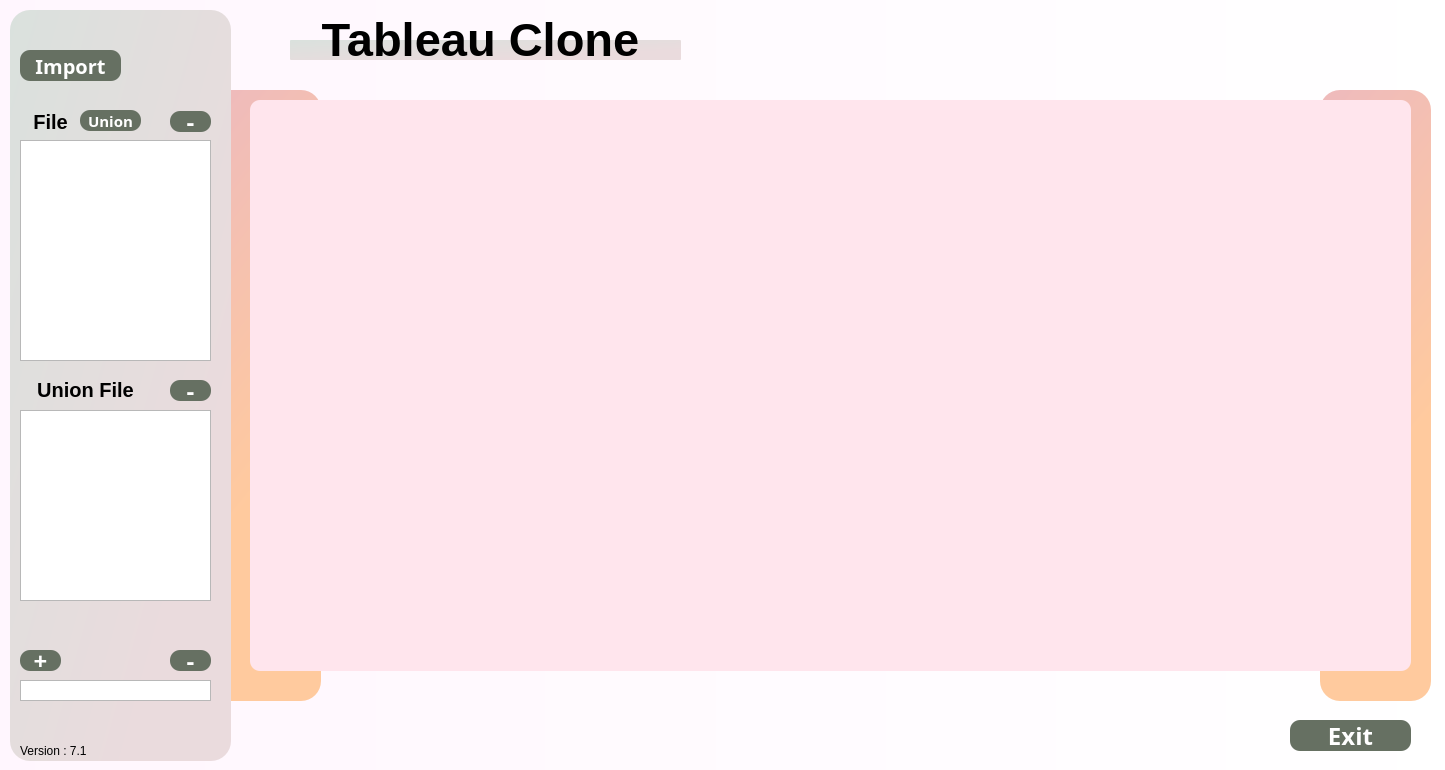
<?xml version="1.0" encoding="UTF-8"?>
<ui version="4.0">
 <class>Form</class>
 <widget class="QWidget" name="Form">
  <property name="geometry">
   <rect>
    <x>0</x>
    <y>0</y>
    <width>1445</width>
    <height>770</height>
   </rect>
  </property>
  <property name="minimumSize">
   <size>
    <width>1445</width>
    <height>770</height>
   </size>
  </property>
  <property name="maximumSize">
   <size>
    <width>1445</width>
    <height>770</height>
   </size>
  </property>
  <property name="windowTitle">
   <string>Form</string>
  </property>
  <widget class="QLabel" name="bg_2">
   <property name="geometry">
    <rect>
     <x>-50</x>
     <y>-10</y>
     <width>1531</width>
     <height>841</height>
    </rect>
   </property>
   <property name="minimumSize">
    <size>
     <width>861</width>
     <height>721</height>
    </size>
   </property>
   <property name="font">
    <font>
     <weight>75</weight>
     <bold>true</bold>
    </font>
   </property>
   <property name="styleSheet">
    <string notr="true">background :qlineargradient(spread:pad, x1:0, y1:0, x2:1, y2:0, stop:0 rgba(255, 246, 254, 255), stop:1 rgba(255, 255, 255, 255));border-radius : 20;</string>
   </property>
   <property name="text">
    <string/>
   </property>
  </widget>
  <widget class="QPushButton" name="Import_bt">
   <property name="geometry">
    <rect>
     <x>20</x>
     <y>50</y>
     <width>101</width>
     <height>31</height>
    </rect>
   </property>
   <property name="font">
    <font>
     <family>OCR A Extended</family>
     <pointsize>15</pointsize>
     <weight>75</weight>
     <bold>true</bold>
    </font>
   </property>
   <property name="styleSheet">
    <string notr="true">QPushButton{
background-color:rgb(102, 112, 98);
border-radius : 10px;
color:white}</string>
   </property>
   <property name="text">
    <string>Import</string>
   </property>
  </widget>
  <widget class="QTableView" name="tableView">
   <property name="geometry">
    <rect>
     <x>250</x>
     <y>100</y>
     <width>1161</width>
     <height>571</height>
    </rect>
   </property>
   <property name="maximumSize">
    <size>
     <width>16777215</width>
     <height>16777215</height>
    </size>
   </property>
   <property name="styleSheet">
    <string notr="true">background :rgb(255, 229, 237) ;border-radius : 10;
</string>
   </property>
  </widget>
  <widget class="QLabel" name="label_login">
   <property name="geometry">
    <rect>
     <x>290</x>
     <y>10</y>
     <width>381</width>
     <height>61</height>
    </rect>
   </property>
   <property name="font">
    <font>
     <pointsize>17</pointsize>
    </font>
   </property>
   <property name="whatsThis">
    <string>&lt;html&gt;&lt;head/&gt;&lt;body&gt;&lt;p&gt;&lt;span style=&quot; font-size:10pt;&quot;&gt;LOGIN&lt;/span&gt;&lt;/p&gt;&lt;p&gt;&lt;br/&gt;&lt;/p&gt;&lt;/body&gt;&lt;/html&gt;</string>
   </property>
   <property name="text">
    <string>&lt;html&gt;&lt;head/&gt;&lt;body&gt;&lt;p align=&quot;center&quot;&gt;&lt;span style=&quot; font-family:'OCR A Extended'; font-size:35pt; font-weight:600;&quot;&gt;Tableau Clone&lt;/span&gt;&lt;/p&gt;&lt;/body&gt;&lt;/html&gt;</string>
   </property>
  </widget>
  <widget class="QPushButton" name="Ex_bt">
   <property name="geometry">
    <rect>
     <x>1290</x>
     <y>720</y>
     <width>121</width>
     <height>31</height>
    </rect>
   </property>
   <property name="font">
    <font>
     <family>OCR A Extended</family>
     <pointsize>18</pointsize>
     <weight>75</weight>
     <bold>true</bold>
    </font>
   </property>
   <property name="styleSheet">
    <string notr="true">QPushButton{
background-color:rgb(102, 112, 98);
border-radius : 10px;
color:white}</string>
   </property>
   <property name="text">
    <string>Exit</string>
   </property>
  </widget>
  <widget class="QPushButton" name="add_bt">
   <property name="geometry">
    <rect>
     <x>20</x>
     <y>650</y>
     <width>41</width>
     <height>21</height>
    </rect>
   </property>
   <property name="font">
    <font>
     <family>OCR A Extended</family>
     <pointsize>18</pointsize>
     <weight>75</weight>
     <bold>true</bold>
    </font>
   </property>
   <property name="styleSheet">
    <string notr="true">QPushButton{
background-color:rgb(102, 112, 98);
border-radius : 10px;
color:white}</string>
   </property>
   <property name="text">
    <string>+</string>
   </property>
  </widget>
  <widget class="QLabel" name="label">
   <property name="geometry">
    <rect>
     <x>20</x>
     <y>740</y>
     <width>71</width>
     <height>21</height>
    </rect>
   </property>
   <property name="text">
    <string>Version : 7.1 </string>
   </property>
  </widget>
  <widget class="QListWidget" name="list_sheet">
   <property name="geometry">
    <rect>
     <x>20</x>
     <y>680</y>
     <width>191</width>
     <height>21</height>
    </rect>
   </property>
   <property name="font">
    <font>
     <family>Tw Cen MT Condensed</family>
     <pointsize>14</pointsize>
     <weight>50</weight>
     <bold>false</bold>
    </font>
   </property>
  </widget>
  <widget class="QPushButton" name="del_bt">
   <property name="geometry">
    <rect>
     <x>170</x>
     <y>650</y>
     <width>41</width>
     <height>21</height>
    </rect>
   </property>
   <property name="font">
    <font>
     <family>OCR A Extended</family>
     <pointsize>18</pointsize>
     <weight>75</weight>
     <bold>true</bold>
    </font>
   </property>
   <property name="styleSheet">
    <string notr="true">QPushButton{
background-color:rgb(102, 112, 98);
border-radius : 10px;
color:white}</string>
   </property>
   <property name="text">
    <string>-</string>
   </property>
  </widget>
  <widget class="QListWidget" name="list_union">
   <property name="geometry">
    <rect>
     <x>20</x>
     <y>410</y>
     <width>191</width>
     <height>191</height>
    </rect>
   </property>
   <property name="font">
    <font>
     <family>Tw Cen MT Condensed</family>
     <pointsize>14</pointsize>
     <weight>50</weight>
     <bold>false</bold>
    </font>
   </property>
  </widget>
  <widget class="QListWidget" name="list_file">
   <property name="geometry">
    <rect>
     <x>20</x>
     <y>140</y>
     <width>191</width>
     <height>221</height>
    </rect>
   </property>
   <property name="font">
    <font>
     <family>Tw Cen MT Condensed</family>
     <pointsize>14</pointsize>
     <weight>50</weight>
     <bold>false</bold>
    </font>
   </property>
  </widget>
  <widget class="QLabel" name="bg_3">
   <property name="geometry">
    <rect>
     <x>210</x>
     <y>90</y>
     <width>111</width>
     <height>611</height>
    </rect>
   </property>
   <property name="font">
    <font>
     <weight>75</weight>
     <bold>true</bold>
    </font>
   </property>
   <property name="styleSheet">
    <string notr="true">background :qlineargradient(spread:pad, x1:0.420091, y1:0.988, x2:0.198636, y2:0, stop:0.3125 rgba(255, 202, 158, 255), stop:1 rgba(239, 187, 187, 255));border-radius : 20;</string>
   </property>
   <property name="text">
    <string/>
   </property>
  </widget>
  <widget class="QLabel" name="bg_4">
   <property name="geometry">
    <rect>
     <x>10</x>
     <y>10</y>
     <width>221</width>
     <height>751</height>
    </rect>
   </property>
   <property name="font">
    <font>
     <weight>75</weight>
     <bold>true</bold>
    </font>
   </property>
   <property name="styleSheet">
    <string notr="true">background :qlineargradient(spread:pad, x1:0, y1:0, x2:0.784091, y2:0.733, stop:0 rgba(218, 225, 221, 255), stop:1 rgba(234, 219, 221, 255));border-radius : 20;</string>
   </property>
   <property name="text">
    <string/>
   </property>
  </widget>
  <widget class="QLabel" name="bg_5">
   <property name="geometry">
    <rect>
     <x>290</x>
     <y>40</y>
     <width>391</width>
     <height>20</height>
    </rect>
   </property>
   <property name="font">
    <font>
     <weight>75</weight>
     <bold>true</bold>
    </font>
   </property>
   <property name="styleSheet">
    <string notr="true">background :qlineargradient(spread:pad, x1:0, y1:0, x2:0.784091, y2:0.733, stop:0 rgba(218, 225, 221, 255), stop:1 rgba(234, 219, 221, 255));border-radius : 1;</string>
   </property>
   <property name="text">
    <string/>
   </property>
  </widget>
  <widget class="QLabel" name="bg_6">
   <property name="geometry">
    <rect>
     <x>1320</x>
     <y>90</y>
     <width>111</width>
     <height>611</height>
    </rect>
   </property>
   <property name="font">
    <font>
     <weight>75</weight>
     <bold>true</bold>
    </font>
   </property>
   <property name="styleSheet">
    <string notr="true">background :qlineargradient(spread:pad, x1:0.420091, y1:0.988, x2:0.198636, y2:0, stop:0.3125 rgba(255, 202, 158, 255), stop:1 rgba(239, 187, 187, 255));border-radius : 20;</string>
   </property>
   <property name="text">
    <string/>
   </property>
  </widget>
  <widget class="QLabel" name="label_login_2">
   <property name="geometry">
    <rect>
     <x>20</x>
     <y>110</y>
     <width>61</width>
     <height>21</height>
    </rect>
   </property>
   <property name="font">
    <font>
     <pointsize>16</pointsize>
    </font>
   </property>
   <property name="whatsThis">
    <string>&lt;html&gt;&lt;head/&gt;&lt;body&gt;&lt;p&gt;&lt;span style=&quot; font-size:10pt;&quot;&gt;LOGIN&lt;/span&gt;&lt;/p&gt;&lt;p&gt;&lt;br/&gt;&lt;/p&gt;&lt;/body&gt;&lt;/html&gt;</string>
   </property>
   <property name="text">
    <string>&lt;html&gt;&lt;head/&gt;&lt;body&gt;&lt;p align=&quot;center&quot;&gt;&lt;span style=&quot; font-family:'OCR A Extended'; font-size:15pt; font-weight:600;&quot;&gt;File&lt;/span&gt;&lt;/p&gt;&lt;/body&gt;&lt;/html&gt;</string>
   </property>
  </widget>
  <widget class="QLabel" name="label_login_3">
   <property name="geometry">
    <rect>
     <x>10</x>
     <y>370</y>
     <width>151</width>
     <height>41</height>
    </rect>
   </property>
   <property name="font">
    <font>
     <pointsize>16</pointsize>
    </font>
   </property>
   <property name="whatsThis">
    <string>&lt;html&gt;&lt;head/&gt;&lt;body&gt;&lt;p&gt;&lt;span style=&quot; font-size:10pt;&quot;&gt;LOGIN&lt;/span&gt;&lt;/p&gt;&lt;p&gt;&lt;br/&gt;&lt;/p&gt;&lt;/body&gt;&lt;/html&gt;</string>
   </property>
   <property name="text">
    <string>&lt;html&gt;&lt;head/&gt;&lt;body&gt;&lt;p align=&quot;center&quot;&gt;&lt;span style=&quot; font-family:'OCR A Extended'; font-size:15pt; font-weight:600;&quot;&gt;Union File&lt;/span&gt;&lt;/p&gt;&lt;/body&gt;&lt;/html&gt;</string>
   </property>
  </widget>
  <widget class="QPushButton" name="union_bt">
   <property name="geometry">
    <rect>
     <x>80</x>
     <y>110</y>
     <width>61</width>
     <height>21</height>
    </rect>
   </property>
   <property name="font">
    <font>
     <family>OCR A Extended</family>
     <pointsize>11</pointsize>
     <weight>75</weight>
     <bold>true</bold>
    </font>
   </property>
   <property name="styleSheet">
    <string notr="true">QPushButton{
background-color:rgb(102, 112, 98);
border-radius : 10px;
color:white}</string>
   </property>
   <property name="text">
    <string>Union</string>
   </property>
  </widget>
  <widget class="QPushButton" name="del_file_bt">
   <property name="geometry">
    <rect>
     <x>170</x>
     <y>111</y>
     <width>41</width>
     <height>21</height>
    </rect>
   </property>
   <property name="font">
    <font>
     <family>OCR A Extended</family>
     <pointsize>18</pointsize>
     <weight>75</weight>
     <bold>true</bold>
    </font>
   </property>
   <property name="styleSheet">
    <string notr="true">QPushButton{
background-color:rgb(102, 112, 98);
border-radius : 10px;
color:white}</string>
   </property>
   <property name="text">
    <string>-</string>
   </property>
  </widget>
  <widget class="QPushButton" name="del_union_bt">
   <property name="geometry">
    <rect>
     <x>170</x>
     <y>380</y>
     <width>41</width>
     <height>21</height>
    </rect>
   </property>
   <property name="font">
    <font>
     <family>OCR A Extended</family>
     <pointsize>18</pointsize>
     <weight>75</weight>
     <bold>true</bold>
    </font>
   </property>
   <property name="styleSheet">
    <string notr="true">QPushButton{
background-color:rgb(102, 112, 98);
border-radius : 10px;
color:white}</string>
   </property>
   <property name="text">
    <string>-</string>
   </property>
  </widget>
  <zorder>bg_2</zorder>
  <zorder>bg_6</zorder>
  <zorder>bg_3</zorder>
  <zorder>bg_4</zorder>
  <zorder>Import_bt</zorder>
  <zorder>tableView</zorder>
  <zorder>Ex_bt</zorder>
  <zorder>add_bt</zorder>
  <zorder>label</zorder>
  <zorder>list_sheet</zorder>
  <zorder>del_bt</zorder>
  <zorder>list_union</zorder>
  <zorder>list_file</zorder>
  <zorder>bg_5</zorder>
  <zorder>label_login</zorder>
  <zorder>label_login_2</zorder>
  <zorder>label_login_3</zorder>
  <zorder>union_bt</zorder>
  <zorder>del_file_bt</zorder>
  <zorder>del_union_bt</zorder>
 </widget>
 <resources/>
 <connections/>
</ui>
